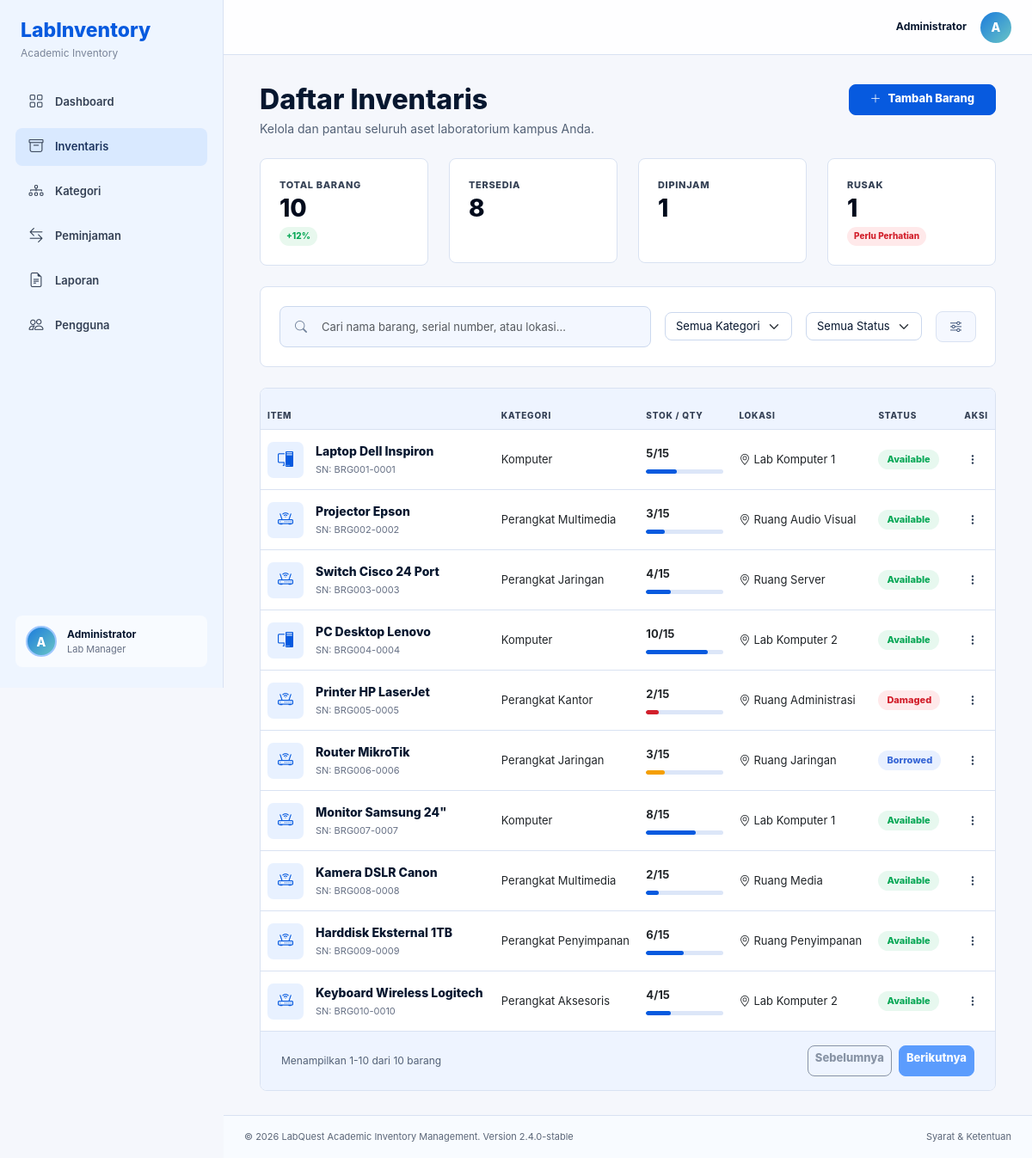
Page /barang.php (signed in) on the committed database.
### tables this page shows
CREATE TABLE barang (
    id INT(11) PRIMARY KEY AUTO_INCREMENT,
    kode_barang VARCHAR(50) NOT NULL UNIQUE,
    nama_barang VARCHAR(100) NOT NULL,
    kategori_id INT(11),
    jumlah INT(11) DEFAULT 0,
    kondisi ENUM('Baik', 'Rusak Ringan', 'Rusak Berat') DEFAULT 'Baik',
    lokasi VARCHAR(100),
    tanggal_masuk DATE,
    status ENUM('Tersedia', 'Dipinjam', 'Rusak') DEFAULT 'Tersedia',
    created_at TIMESTAMP DEFAULT CURRENT_TIMESTAMP,
    FOREIGN KEY (kategori_id) REFERENCES kategori(id) ON DELETE SET NULL
);

CREATE TABLE kategori (
    id INT(11) PRIMARY KEY AUTO_INCREMENT,
    nama_kategori VARCHAR(50) NOT NULL,
    created_at TIMESTAMP DEFAULT CURRENT_TIMESTAMP
);

### koneksi.php (called while the page is built, shortened)
<?php
$host = getenv('DB_HOST') ?: 'localhost';
$username = getenv('DB_USERNAME') ?: 'root';
$password = getenv('DB_PASSWORD') !== false ? getenv('DB_PASSWORD') : '';
$database = getenv('DB_DATABASE') ?: 'db_inventaris_lab';
$koneksi = mysqli_connect($host, $username, $password, $database);
mysqli_set_charset($koneksi, "utf8");
function query($sql) {
    global $koneksi;
    return mysqli_query($koneksi, $sql);
}
function fetch_assoc($result) {
    return mysqli_fetch_assoc($result);
}
function fetch_all($result) {
    return mysqli_fetch_all($result, MYSQLI_ASSOC);
}
?>

### barang.php (the view, shortened to what this page needs)
<?php
require_once 'koneksi.php';
$limit = 10;
$page = isset($_GET['page']) ? max(1, (int)$_GET['page']) : 1;
$offset = ($page - 1) * $limit;
$search = isset($_GET['search']) ? mysqli_real_escape_string($koneksi, $_GET['search']) : '';
$where = "WHERE b.nama_barang LIKE '%$search%' OR b.kode_barang LIKE '%$search%' OR b.lokasi LIKE '%$search%'";
$total_data = fetch_assoc(query("SELECT COUNT(*) as total FROM barang b LEFT JOIN kategori k ON b.kategori_id = k.id $where"))['total'];
$total_pages = max(1, ceil($total_data / $limit));
$barang = fetch_all(query("SELECT b.*, k.nama_kategori FROM barang b
    LEFT JOIN kategori k ON b.kategori_id = k.id
    $where
    ORDER BY b.created_at DESC
    LIMIT $offset, $limit"));
$total_barang = fetch_assoc(query("SELECT COUNT(*) as total FROM barang"))['total'];
$tersedia = fetch_assoc(query("SELECT COUNT(*) as total FROM barang WHERE status = 'Tersedia'"))['total'];
$dipinjam = fetch_assoc(query("SELECT COUNT(*) as total FROM barang WHERE status = 'Dipinjam'"))['total'];
$rusak = fetch_assoc(query("SELECT COUNT(*) as total FROM barang WHERE status = 'Rusak'"))['total'];
?>
<!DOCTYPE html>
<html lang="id">
<head>
    <?php include 'includes/head_assets.php'; ?>
</head>
<body>
    <div class="app-shell">
        <?php include 'includes/sidebar.php'; ?>
        <main class="main-content">
            <?php include 'includes/navbar.php'; ?>
            <div class="content-wrapper">
                <div class="container-fluid">
                    <div class="d-flex flex-wrap justify-content-between align-items-start gap-3 mb-4">
                        <div>
                            <h1 class="page-title">Daftar Inventaris</h1>
                            <p class="page-subtitle">Kelola dan pantau seluruh aset laboratorium kampus Anda.</p>
                        </div>
                        <a href="tambah_barang.php" class="btn btn-primary px-4">
                            <i class="bi bi-plus-lg me-2"></i>Tambah Barang
                        </a>
                    </div>
                    <div class="row g-4 mb-4">
                        <div class="col-md-6 col-xl-3">
                            <div class="stat-card">
                                <div class="stat-label mt-0">Total Barang</div>
                                <div class="stat-value fs-3"><?php echo number_format($total_barang, 0, ',', '.'); ?></div>
                                <span class="mini-pill green mt-2">+12%</span>
                            </div>
                        </div>
                        <div class="col-md-6 col-xl-3">
                            <div class="stat-card">
                                <div class="stat-label mt-0">Tersedia</div>
                                <div class="stat-value fs-3"><?php echo number_format($tersedia, 0, ',', '.'); ?></div>
                            </div>
                        </div>
                        <div class="col-md-6 col-xl-3">
                            <div class="stat-card">
                                <div class="stat-label mt-0">Dipinjam</div>
                                <div class="stat-value fs-3"><?php echo number_format($dipinjam, 0, ',', '.'); ?></div>
                            </div>
                        </div>
                        <div class="col-md-6 col-xl-3">
                            <div class="stat-card">
                                <div class="stat-label mt-0">Rusak</div>
                                <div class="stat-value fs-3"><?php echo number_format($rusak, 0, ',', '.'); ?></div>
                                <span class="mini-pill red mt-2">Perlu Perhatian</span>
                            </div>
                        </div>
                    </div>
                    <section class="toolbar-card mb-4">
                        <form method="GET" class="row g-3 align-items-center">
                            <div class="col-lg">
                                <div class="toolbar-input">
                                    <i class="bi bi-search"></i>
                                    <input type="text" class="form-control" name="search" placeholder="Cari nama barang, serial number, atau lokasi..." value="<?php echo htmlspecialchars($search); ?>">
                                </div>
                            </div>
                            <div class="col-sm-6 col-lg-auto">
                                <select class="form-select h-100" aria-label="Kategori">
                                    <option>Semua Kategori</option>
                                </select>
                            </div>
                            <div class="col-sm-6 col-lg-auto">
                                <select class="form-select h-100" aria-label="Status">
                                    <option>Semua Status</option>
                                </select>
                            </div>
                            <div class="col-auto">
                                <button class="btn btn-light-soft px-3" type="submit" title="Terapkan filter">
                                    <i class="bi bi-sliders"></i>
                                </button>
                            </div>
                        </form>
                    </section>
                    <section class="table-card">
                        <div class="table-responsive">
                            <table class="table table-hover">
                                <thead>
                                    <tr>
                                        <th>Item</th>
                                        <th>Kategori</th>
                                        <th>Stok / Qty</th>
                                        <th>Lokasi</th>
                                        <th>Status</th>
                                        <th class="text-end">Aksi</th>
                                    </tr>
                                </thead>
                                <tbody>
                                    <?php if (empty($barang)): ?>
                                    <tr>
                                        <td colspan="6" class="text-center text-muted py-5">Tidak ada data barang</td>
                                    </tr>
                                    <?php else: ?>
                                    <?php foreach ($barang as $b): ?>
                                    <?php
                                    $statusClass = $b['status'] == 'Tersedia' ? 'available' : ($b['status'] == 'Dipinjam' ? 'borrowed' : 'damaged');
                                    $progressClass = $b['status'] == 'Rusak' ? 'danger' : ($b['status'] == 'Dipinjam' ? 'warn' : '');
                                    $qtyPercent = min(100, max(8, (int)$b['jumlah'] * 8));
                                    ?>
                                    <tr>
                                        <td>
                                            <div class="item-cell">
                                                <div class="item-thumb">
                                                    <i class="bi <?php echo stripos($b['nama_barang'], 'laptop') !== false || stripos($b['nama_barang'], 'pc') !== false ? 'bi-pc-display' : 'bi-router'; ?>"></i>
                                                </div>
                                                <div>
                                                    <span class="item-name"><?php echo htmlspecialchars($b['nama_barang']); ?></span>
                                                    <span class="item-meta">SN: <?php echo htmlspecialchars($b['kode_barang']); ?>-<?php echo str_pad($b['id'], 4, '0', STR_PAD_LEFT); ?></span>
                                                </div>
                                            </div>
                                        </td>
                                        <td><?php echo htmlspecialchars($b['nama_kategori'] ?? '-'); ?></td>
                                        <td>
                                            <strong><?php echo (int)$b['jumlah']; ?>/15</strong>
                                            <div class="progress-line <?php echo $progressClass; ?> mt-2"><span style="width: <?php echo $qtyPercent; ?>%"></span></div>
                                        </td>
                                        <td><i class="bi bi-geo-alt me-1"></i><?php echo htmlspecialchars($b['lokasi']); ?></td>
                                        <td><span class="status-badge <?php echo $statusClass; ?>"><?php echo $b['status'] == 'Tersedia' ? 'Available' : ($b['status'] == 'Dipinjam' ? 'Borrowed' : 'Damaged'); ?></span></td>
                                        <td class="text-end">
                                            <div class="dropdown">
                                                <button class="icon-button" type="button" data-bs-toggle="dropdown" aria-label="Aksi">
                                                    <i class="bi bi-three-dots-vertical"></i>
                                                </button>
                                            </div>
                                        </td>
                                    </tr>
                                    <?php endforeach; ?>
                                    <?php endif; ?>
                                </tbody>
                            </table>
                        </div>
                        <div class="table-card-footer">
                            <span>Menampilkan <?php echo $total_data ? $offset + 1 : 0; ?>-<?php echo min($offset + $limit, $total_data); ?> dari <?php echo number_format($total_data, 0, ',', '.'); ?> barang</span>
                            <div class="d-flex gap-2">
                                <a class="btn btn-light-soft btn-sm <?php echo $page <= 1 ? 'disabled' : ''; ?>" href="?page=<?php echo $page - 1; ?>&search=<?php echo urlencode($search); ?>">Sebelumnya</a>
                                <a class="btn btn-primary btn-sm <?php echo $page >= $total_pages ? 'disabled' : ''; ?>" href="?page=<?php echo $page + 1; ?>&search=<?php echo urlencode($search); ?>">Berikutnya</a>
                            </div>
                        </div>
                    </section>
                </div>
            </div>
            <?php include 'includes/footer.php'; ?>
        </main>
    </div>
</body>
</html>

### assets/css/style.css (style rules this page uses)
:root { --ink: #07172f; --muted: #667085; --line: #d9e2f2; --panel: #ffffff; --soft: #f3f7ff; --soft-2: #eef4ff; --blue: #075adf; --blue-2: #2f76ff; --green: #09a857; --red: #d21f2b; --amber: #f59f00; --sidebar: #eef5ff; }
* { box-sizing: border-box; }
body { margin: 0; color: var(--ink); background: #f5f7fc; font-family: Inter, "Segoe UI", Arial, sans-serif; font-size: 14px; letter-spacing: 0; }
a { text-decoration: none; }
.app-shell { display: flex; min-height: 100vh; }
.main-content { display: flex; flex: 1; min-height: 100vh; flex-direction: column; margin-left: 260px; background: #f5f7fc; }
.icon-button { display: inline-grid; width: 36px; height: 36px; place-items: center; border: 0; border-radius: 50%; background: transparent; color: #24364f; }
.content-wrapper { flex: 1; padding: 34px 30px 28px; }
.page-title { margin: 0; color: var(--ink); font-size: 32px; font-weight: 800; line-height: 1.1; }
.page-subtitle { margin: 6px 0 0; color: #536176; font-size: 14px; }
.stat-card { min-height: 122px; padding: 22px; border: 1px solid var(--line); border-radius: 8px; background: #fff; color: var(--ink); }
.stat-label { margin-top: 20px; color: #344054; font-size: 11px; font-weight: 800; letter-spacing: 0.06em; text-transform: uppercase; }
.stat-value { margin-top: 4px; color: #020b1c; font-size: 34px; font-weight: 800; line-height: 1; }
.mini-pill { display: inline-flex; align-items: center; height: 22px; padding: 0 8px; border-radius: 999px; background: #eaf2ff; color: var(--blue); font-size: 10px; font-weight: 800; }
.mini-pill.green { background: #e8f8ee; color: var(--green); }
.mini-pill.red { background: #ffe9ea; color: var(--red); }
.table-card { overflow: hidden; border: 1px solid var(--line); border-radius: 8px; background: #fff; }
.table-card-header, .table-card-footer { display: flex; align-items: center; justify-content: space-between; padding: 16px 24px; }
.table-card-footer { background: #eef4ff; color: #536176; font-size: 12px; }
.table { margin: 0; font-size: 13px; }
.table th { height: 48px; border-bottom: 1px solid var(--line); background: #eef4ff; color: #344054; font-size: 10px; font-weight: 800; letter-spacing: 0.08em; text-transform: uppercase; }
.table td { height: 70px; border-color: var(--line); vertical-align: middle; }
.item-cell { display: flex; align-items: center; gap: 14px; }
.item-thumb { display: grid; width: 42px; height: 42px; flex: 0 0 42px; place-items: center; border-radius: 7px; background: #e8f1ff; color: var(--blue); font-size: 18px; }
.item-name { display: block; color: var(--ink); font-size: 14px; font-weight: 800; }
.item-meta { display: block; margin-top: 3px; color: #667085; font-size: 11px; }
.status-badge { display: inline-flex; align-items: center; min-height: 23px; padding: 0 10px; border-radius: 999px; font-size: 11px; font-weight: 800; }
.status-badge.available, .status-badge.online { background: #e7f8ef; color: var(--green); }
.status-badge.borrowed, .status-badge.offline { background: #e8f0ff; color: #3867d6; }
.status-badge.damaged, .status-badge.critical { background: #ffe9ea; color: var(--red); }
.toolbar-card { padding: 22px; border: 1px solid var(--line); border-radius: 8px; background: #fff; }
.toolbar-input { position: relative; }
.toolbar-input i { position: absolute; left: 18px; top: 50%; color: #70809a; transform: translateY(-50%); }
.toolbar-input input { height: 48px; padding-left: 48px; border: 1px solid #cbd8ee; border-radius: 8px; background: #f3f7ff; }
.form-control, .form-select { border-color: #cbd8ee; border-radius: 8px; color: var(--ink); font-size: 13px; }
.btn { min-height: 36px; border-radius: 8px; font-size: 13px; font-weight: 800; }
.btn-primary { border-color: var(--blue); background: var(--blue); }
.btn-light-soft { border: 1px solid var(--line); background: #f5f8ff; color: #1d355f; }
.progress-line { width: 90px; height: 5px; overflow: hidden; border-radius: 99px; background: #dce6f8; }
.progress-line span { display: block; height: 100%; border-radius: inherit; background: var(--blue); }
.progress-line.warn span { background: var(--amber); }
.progress-line.danger span { background: var(--red); }

### rows in the picture
barang: nama_barang "Laptop Dell Inspiron", kode_barang "BRG001", id "0001", kategori.nama_kategori "Komputer", jumlah "5", lokasi "Lab Komputer 1", status "Available"
barang: nama_barang "Projector Epson", kode_barang "BRG002", id "0002", kategori.nama_kategori "Perangkat Multimedia", jumlah "3", lokasi "Ruang Audio Visual", status "Available"
barang: nama_barang "Switch Cisco 24 Port", kode_barang "BRG003", id "0003", kategori.nama_kategori "Perangkat Jaringan", jumlah "4", lokasi "Ruang Server", status "Available"
barang: nama_barang "PC Desktop Lenovo", kode_barang "BRG004", id "0004", kategori.nama_kategori "Komputer", jumlah "10", lokasi "Lab Komputer 2", status "Available"
barang: nama_barang "Printer HP LaserJet", kode_barang "BRG005", id "0005", kategori.nama_kategori "Perangkat Kantor", jumlah "2", lokasi "Ruang Administrasi", status "Damaged"
barang: nama_barang "Router MikroTik", kode_barang "BRG006", id "0006", kategori.nama_kategori "Perangkat Jaringan", jumlah "3", lokasi "Ruang Jaringan", status "Borrowed"
barang: nama_barang "Monitor Samsung 24\"", kode_barang "BRG007", id "0007", kategori.nama_kategori "Komputer", jumlah "8", lokasi "Lab Komputer 1", status "Available"
barang: nama_barang "Kamera DSLR Canon", kode_barang "BRG008", id "0008", kategori.nama_kategori "Perangkat Multimedia", jumlah "2", lokasi "Ruang Media", status "Available"
barang: nama_barang "Harddisk Eksternal 1TB", kode_barang "BRG009", id "0009", kategori.nama_kategori "Perangkat Penyimpanan", jumlah "6", lokasi "Ruang Penyimpanan", status "Available"
barang: nama_barang "Keyboard Wireless Logitech", kode_barang "BRG010", id "0010", kategori.nama_kategori "Perangkat Aksesoris", jumlah "4", lokasi "Lab Komputer 2", status "Available"

### other values in the picture
substr($namaUser, 0, 1) "A"
$namaUser "Administrator"
$total_barang "10"
$tersedia "8"
$dipinjam "1"
$rusak "1"
$offset + 1 "1"
min($offset + $limit, $total_data) "10"
$total_data "10"
